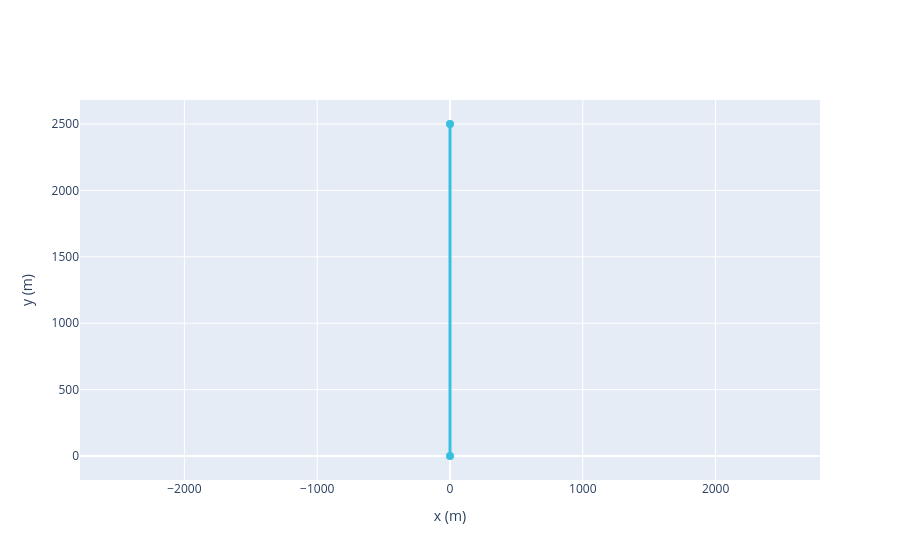

Write notebook code for a chart like this one.
### Code cell
caso_base_vertical.plotar_geometria();

### Figure 1 — Plotly figure (JSON) as saved in the notebook; plotly's stock layout.template omitted (floating-point values rounded to 4 significant figures)
{"data": [{"hoverinfo": "text", "hovertext": ["ID: 0<br>Rótulo: N/A<br>idCorte: 0<br>Acoplamento Térmico: N/A"], "line": {"color": "#39C0E0", "width": 3}, "marker": {"color": "#39C0E0", "size": 8}, "mode": "lines+markers", "type": "scatter", "x": [0, 0], "y": [0, 2500]}], "layout": {"showlegend": false, "xaxis": {"scaleanchor": "y", "title": {"text": "x (m)"}}, "yaxis": {"scaleanchor": "x", "title": {"text": "y (m)"}}}}
